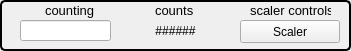
  <widget class="QGroupBox" name="groupBox_3">
   <property name="geometry">
    <rect>
     <x>10</x>
     <y>200</y>
     <width>351</width>
     <height>51</height>
    </rect>
   </property>
   <property name="styleSheet">
    <string notr="true">QGroupBox { 
     border: 2px solid black; 
     border-radius: 5px; 
 } </string>
   </property>
   <property name="title">
    <string/>
   </property>
   <widget class="QLabel" name="label_111">
    <property name="geometry">
     <rect>
      <x>45</x>
      <y>0</y>
      <width>81</width>
      <height>21</height>
     </rect>
    </property>
    <property name="font">
     <font>
      <pointsize>10</pointsize>
     </font>
    </property>
    <property name="styleSheet">
     <string notr="true">color: rgb(0, 0, 0)</string>
    </property>
    <property name="text">
     <string>&lt;html&gt;&lt;head/&gt;&lt;body&gt;&lt;p&gt;counting&lt;/p&gt;&lt;/body&gt;&lt;/html&gt;</string>
    </property>
   </widget>
   <widget class="QLabel" name="label_112">
    <property name="geometry">
     <rect>
      <x>155</x>
      <y>0</y>
      <width>81</width>
      <height>21</height>
     </rect>
    </property>
    <property name="font">
     <font>
      <pointsize>10</pointsize>
     </font>
    </property>
    <property name="styleSheet">
     <string notr="true">color: rgb(0, 0, 0)</string>
    </property>
    <property name="text">
     <string>&lt;html&gt;&lt;head/&gt;&lt;body&gt;&lt;p&gt;counts&lt;/p&gt;&lt;/body&gt;&lt;/html&gt;</string>
    </property>
   </widget>
   <widget class="QLabel" name="label_113">
    <property name="geometry">
     <rect>
      <x>250</x>
      <y>0</y>
      <width>81</width>
      <height>21</height>
     </rect>
    </property>
    <property name="font">
     <font>
      <pointsize>10</pointsize>
     </font>
    </property>
    <property name="styleSheet">
     <string notr="true">color: rgb(0, 0, 0)</string>
    </property>
    <property name="text">
     <string>&lt;html&gt;&lt;head/&gt;&lt;body&gt;&lt;p&gt;scaler controls &lt;/p&gt;&lt;/body&gt;&lt;/html&gt;</string>
    </property>
   </widget>
   <widget class="caTextEntry" name="catextentry_55">
    <property name="geometry">
     <rect>
      <x>20</x>
      <y>20</y>
      <width>91</width>
      <height>21</height>
     </rect>
    </property>
    <property name="background">
     <color>
      <red>115</red>
      <green>215</green>
      <blue>253</blue>
     </color>
    </property>
    <property name="colorMode">
     <enum>caLineEdit::Static</enum>
    </property>
   </widget>
   <widget class="caMessageButton" name="camessagebutton_3">
    <property name="geometry">
     <rect>
      <x>240</x>
      <y>20</y>
      <width>100</width>
      <height>23</height>
     </rect>
    </property>
    <property name="text">
     <string>Scaler</string>
    </property>
    <property name="foreground">
     <color>
      <red>255</red>
      <green>255</green>
      <blue>255</blue>
     </color>
    </property>
    <property name="background">
     <color>
      <red>0</red>
      <green>0</green>
      <blue>140</blue>
     </color>
    </property>
   </widget>
   <widget class="caLabel" name="calabel_6">
    <property name="geometry">
     <rect>
      <x>130</x>
      <y>20</y>
      <width>91</width>
      <height>21</height>
     </rect>
    </property>
    <property name="text">
     <string>######</string>
    </property>
    <property name="alignment">
     <set>Qt::AlignCenter</set>
    </property>
    <property name="channel" stdset="0">
     <string notr="true">$(PS)$(SS).S$(SC)</string>
    </property>
   </widget>
  </widget>
